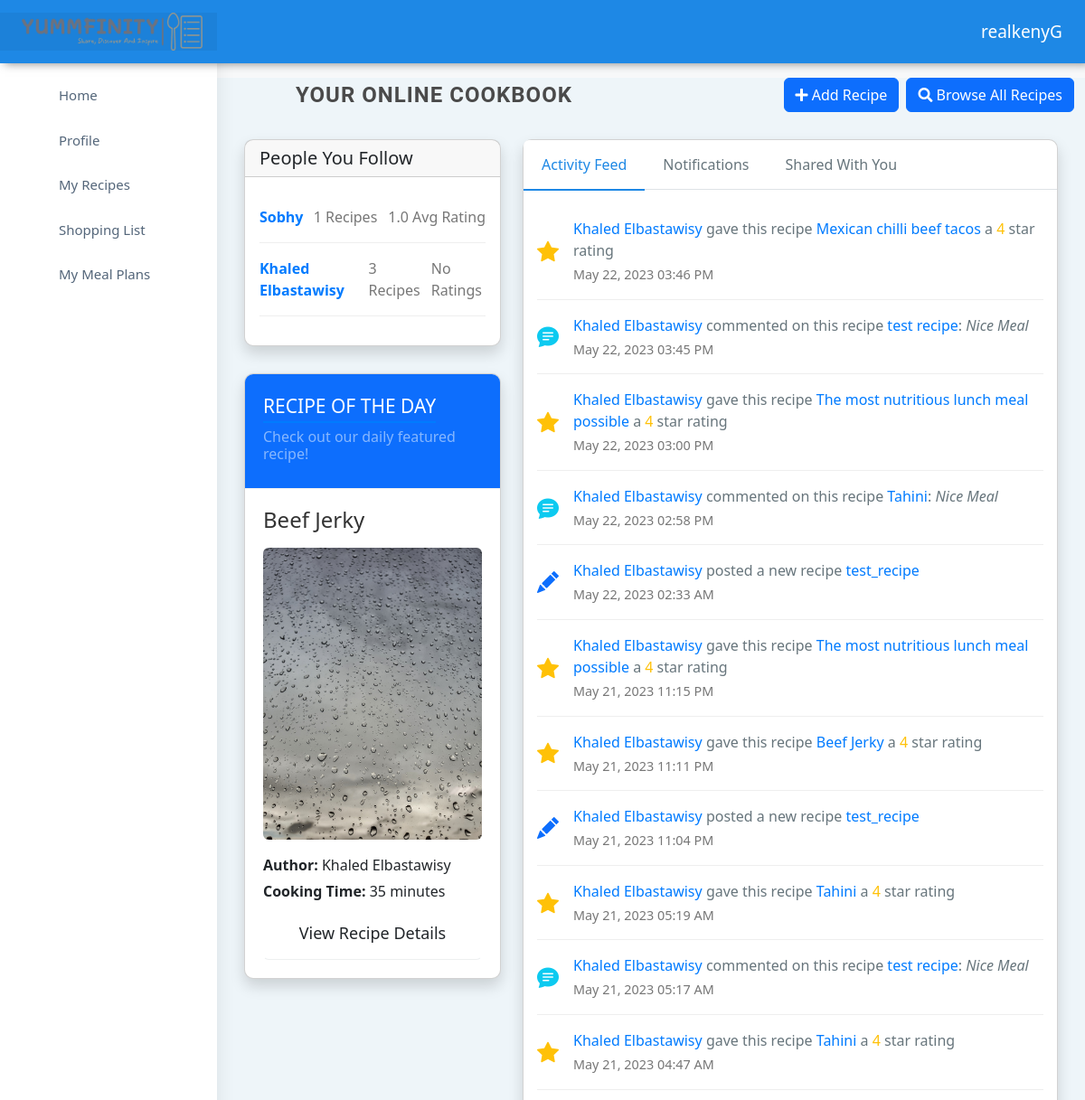
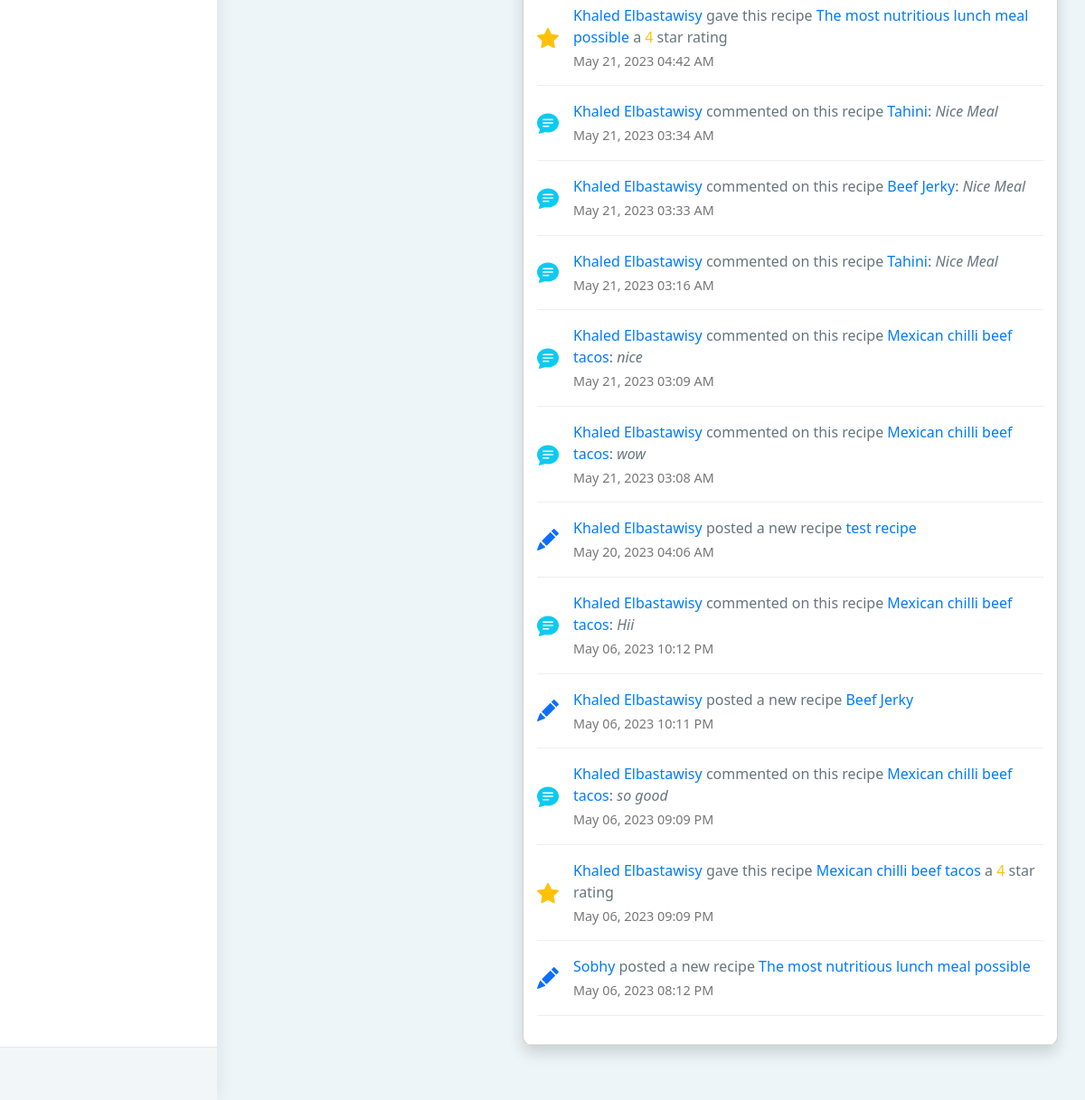
/index (signed in), run on the app's committed database (2 pictures, top to bottom).
### apps/authentication/models.py (models this page shows, shortened)
class User(db.Model, UserMixin):
    id = db.Column(db.Integer, primary_key=True)
    username = db.Column(db.String(64), unique=True)
    email = db.Column(db.String(64), unique=True)
    password = db.Column(db.LargeBinary)
    recipes = db.relationship('Recipe', backref='user')
    ratings = db.relationship('Rating', backref='user')
    comments = db.relationship('Comment', backref='user')
    profile = db.relationship("UserProfile", uselist=False, back_populates="user")
    activities = db.relationship('UserActivity', back_populates='user', lazy=True)
    followers = db.relationship('Follow', foreign_keys=[Follow.followed_id], back_populates='followed', lazy='dynamic', cascade='all, delete-orphan')
    following = db.relationship('Follow', foreign_keys=[Follow.follower_id], back_populates='follower', lazy='dynamic', cascade='all, delete-orphan')
    shopping_list = db.relationship('ShoppingList', backref='user', lazy=True, cascade='all, delete-orphan')
    meal_plan = db.relationship('MealPlan', backref='user', lazy=True, cascade='all, delete-orphan')

class Recipe(db.Model):
    id = db.Column(db.Integer, primary_key=True)
    cuisine = db.Column(db.String(64))
    name = db.Column(db.String(64))
    description = db.Column(db.Text, nullable=False)
    user_id = db.Column(db.Integer, db.ForeignKey('user.id'), nullable=False)
    cooking_time = db.Column(db.Integer, nullable=False)
    cuisine = db.Column(db.String(64), nullable=False)
    image = db.Column(db.String(255), nullable=True)
    ingredients = db.relationship('Ingredient', backref='recipe', lazy=True, cascade='all, delete-orphan')
    instructions = db.relationship('Instruction', backref='recipe', lazy=True, cascade='all, delete-orphan')
    ratings = db.relationship('Rating', backref='recipe', lazy=True, cascade='all, delete-orphan')
    comments = db.relationship('Comment', backref='recipe', lazy=True, cascade='all, delete-orphan')
    activities = db.relationship('UserActivity', back_populates='recipe', lazy=True, cascade='all, delete-orphan')

class UserActivity(db.Model):
    id = db.Column(db.Integer, primary_key=True)
    activity_type = db.Column(db.String(64), nullable=False)
    timestamp = db.Column(db.DateTime, default=datetime.now)
    user_id = db.Column(db.Integer, db.ForeignKey('user.id'), nullable=False)
    user = db.relationship("User", back_populates="activities")
    recipe_id = db.Column(db.Integer, db.ForeignKey('recipe.id'), nullable=True)
    recipe = db.relationship("Recipe", back_populates="activities")
    rating_id = db.Column(db.Integer, db.ForeignKey('rating.id'), nullable=True)
    rating = db.relationship("Rating", back_populates="activities")
    comment_id = db.Column(db.Integer, db.ForeignKey('comment.id'), nullable=True)
    comment = db.relationship("Comment", back_populates="activities")

class Comment(db.Model):
    id = db.Column(db.Integer, primary_key=True)
    content = db.Column(db.Text, nullable=False)
    timestamp = db.Column(db.DateTime, default=datetime.now)
    user_id = db.Column(db.Integer, db.ForeignKey('user.id'), nullable=False)
    recipe_id = db.Column(db.Integer, db.ForeignKey('recipe.id'), nullable=False)
    timestamp = db.Column(db.DateTime, default=datetime.now)
    activities = db.relationship('UserActivity', back_populates='comment', lazy=True)

### apps/home/routes.py (the view)
@blueprint.route('/index')
@login_required
def index():
    activities = get_followed_activities(current_user.id)
    followed_users = get_followed_users(current_user.id)
    feature_recipe, feature_recipe_author = recipe_of_the_day()
    notifications = get_user_notifications(current_user.id)
    return render_template('home/index.html', segment='index', activities = activities, followed_users = followed_users,
                            feature_recipe = feature_recipe, feature_recipe_author = feature_recipe_author, notifications = notifications )

### apps/templates/home/index.html (shortened to what this page needs)
{% extends "layouts/base.html" %}
{% block stylesheets %}
    <link href="{{ config.ASSETS_ROOT }}/plugins/chartist-js/dist/chartist.min.css" rel="stylesheet">
    <link href="{{ config.ASSETS_ROOT }}/plugins/chartist-js/dist/chartist-init.css" rel="stylesheet">
    <link href="{{ config.ASSETS_ROOT }}/plugins/chartist-plugin-tooltip-master/dist/chartist-plugin-tooltip.css" rel="stylesheet">
    <link href="{{ config.ASSETS_ROOT }}/plugins/c3-master/c3.min.css" rel="stylesheet">
{% endblock stylesheets %}
{% block content %}
    <head>
        <link rel="stylesheet" href="https://maxcdn.bootstrapcdn.com/bootstrap/4.5.2/css/bootstrap.min.css">
        <link rel="stylesheet" href="https://cdn.jsdelivr.net/npm/bootstrap-icons@1.7.2/font/bootstrap-icons.css">
        <link rel="stylesheet" href="https://cdnjs.cloudflare.com/ajax/libs/font-awesome/5.15.1/css/all.min.css">
        <link href="https://cdn.jsdelivr.net/npm/bootstrap@5.1.0/dist/css/bootstrap.min.css" rel="stylesheet">
        <link href="https://cdn.jsdelivr.net/npm/bootstrap@5.3.0-alpha1/dist/css/bootstrap.min.css" rel="stylesheet">
        <link rel="stylesheet" href="{{ url_for('static', filename='assets/css/custom.css') }}" />
    </head>
    <body>
        <div class="container">
            <div class="row align-items-center mt-3">
                <div class="col-md-6 col-8 align-self-center">
                    <h3 class="page-title mb-0 p-0">Your online cookbook</h3>
                </div>
                <div class="col-md-6 col-4 align-self-center">
                    <div class="d-flex justify-content-end">
                        <form action="/create_recipe" method="GET" class="mr-2">
                            <button class="btn btn-primary">
                                <i class="fas fa-plus"></i> Add Recipe
                            </button>
                        </form>
                        <form action="/browse_recipes" method="GET">
                            <button class="btn btn-primary">
                                <i class="fas fa-search"></i> Browse All Recipes
                            </button>
                        </form>
                    </div>
                </div>
            </div>
        </div>
    </body>
    <div class="container-fluid">
        <div class="row">
            <div class="col-lg-4 col-xlg-3">
                <div class="card">
                    <div class="card-header">
                        <h5 class="mb-0">People You Follow</h5>
                    </div>
                    <div class="card-body">
                        {% if followed_users|length == 0 %}
                        <strong>You are not following anyone.</strong>
                        {% else %}
                        <ul class="list-unstyled">
                            {% for user in followed_users %}
                            <li class="user-item">
                                <div class="user-info">
                                    <strong><a href="/user_profile/{{ user.username }}">{{ user.username }}</a></strong>
                                </div>
                                <div class="user-stats">
                                    <span>{{ user.recipes_count }} Recipes</span>
                                    {% if user.avg_rating == None %}
                                    <span>No Ratings</span>
                                    {% else %}
                                    <span>{{ user.avg_rating|round(2) }} Avg Rating</span>
                                    {% endif %}
                                </div>
                            </li>
                            {% endfor %}
                        </ul>
                        {% endif %}
                    </div>
                </div>
                {% if feature_recipe %}
                <div class="card recipe-card">
                    <div class="card-body bg-primary recipe-header">
                        <h4 class="text-white card-title recipe-title">Recipe of the Day</h4>
                        <h6 class="text-white card-subtitle mb-2 op-5 recipe-subtitle">Check out our daily featured recipe!</h6>
                    </div>
                    <div class="card-body recipe-body">
                        <div class="message-box contact-box">
                            <div class="message-widget contact-widget">
                                <div class="mail-contnet recipe-content">
                                    <h1 class="mb-3 recipe-name">{{ feature_recipe.name }}</h1>
                                    <img src="{{ url_for('static', filename='assets/images/' + feature_recipe.image) }}" alt="{{ feature_recipe.name }}" class="img-fluid rounded mb-3 recipe-image">
                                    <p><strong>Author:</strong> {{ feature_recipe_author }}</p>
                                    <p><strong>Cooking Time:</strong> {{ feature_recipe.cooking_time }} minutes</p>
                                    <a href="{{ url_for('home_blueprint.recipe_details', recipe_id=feature_recipe.id) }}" class="btn btn-block recipe-details-btn">View Recipe Details</a>
                                </div>
                            </div>
                        </div>
                    </div>
                </div>
                {% endif %}
            </div>
            <div class="col-lg-8 col-xlg-9">
                <div class="card">
                    <ul class="nav nav-tabs profile-tab" role="tablist">
                        <li class="nav-item"> <a class="nav-link active" data-bs-toggle="tab" href="#activity"
                                role="tab">Activity Feed</a>
                        </li>
                        <li class="nav-item"> <a class="nav-link" data-bs-toggle="tab" href="#notifications"
                                role="tab">Notifications</a> </li>
                        <li class="nav-item"> <a class="nav-link" data-bs-toggle="tab" href="#settings"
                                role="tab">Shared With You</a>
                        </li>
                    </ul>
                    <div class="tab-content">
                        <div class="activity tab-pane active" id="activity">
                            {% if activities|length == 0 %}
                            <strong>You have no activity yet!</strong>
                            {% else %}
                            <ul class="activity-list">
                                {% for activity in activities %}
                                <li class="activity-item">
                                    {% if activity.activity_type == 'post' %}
                                    <span class="activity-icon text-primary">
                                        <i class="bi bi-pencil-fill"></i>
                                    </span>
                                    {% elif activity.activity_type == 'rate' %}
                                    <span class="activity-icon text-warning">
                                        <i class="bi bi-star-fill"></i>
                                    </span>
                                    {% elif activity.activity_type == 'comment' %}
                                    <span class="activity-icon text-info">
                                        <i class="bi bi-chat-text-fill"></i>
                                    </span>
                                    {% endif %}
                                    <div class="activity-content">
                                        {% if activity.activity_type == 'post' %}
                                        <strong><a href="/user_profile/{{ activity.user_name }}">{{ activity.user_name }}</a></strong> posted a new recipe <strong><a href="/recipe/{{ activity.recipe_id }}">{{ activity.recipe_name }}</a></strong>
                                        {% elif activity.activity_type == 'rate' %}
                                        <strong><a href="/user_profile/{{ activity.user_name }}">{{ activity.user_name }}</a></strong> gave this recipe <strong><a href="/recipe/{{ activity.recipe_id }}">{{ activity.recipe_name }}</a></strong> a <span class="rating-stars">{{ activity.rating }}</span> star rating
                                        {% elif activity.activity_type == 'comment' %}
                                        <strong><a href="/user_porfile/{{ activity.user_name }}">{{ activity.user_name }}</a></strong> commented on this recipe <strong><a href="/recipe/{{ activity.recipe_id }}">{{ activity.recipe_name }}</a></strong>: <em>{{ activity.comment_text }}</em>
                                        {% endif %}
                                        <div class="activity-timestamp">
                                            {{ activity.timestamp.strftime('%B %d, %Y %I:%M %p') }}
                                        </div>
                                    </div>
                                </li>
                                {% endfor %}
                            </ul>
                            {% endif %}
                        </div>
                    </div>
                </div>
            </div>
        </div>
    </div>
{% endblock content %}

### apps/templates/includes/navigation.html (shortened to what this page needs)
<header class="topbar" data-navbarbg="skin6">
    <nav class="navbar top-navbar navbar-expand-md navbar-dark">
        <div class="navbar-header" data-logobg="skin6">
            <a class="navbar-brand ms-4" href="/">
                <img src="{{ config.ASSETS_ROOT }}/images/logo-no-background.png" alt="homepage" class="dark-logo" style="width: 200px; height: auto;" />
            </a>
        </div>
        <div class="navbar-collapse collapse" id="navbarSupportedContent" data-navbarbg="skin5">
            <ul class="navbar-nav">
                <li class="nav-item dropdown">
                    <a class="nav-link dropdown-toggle text-muted waves-effect waves-dark" href="#" id="navbarDropdown" role="button" data-bs-toggle="dropdown" aria-expanded="false">
                        {{ current_user.username }}
                    </a>
                </li>
            </ul>
        </div>
    </nav>
</header>

### data on the page
User: username "realkenyG"
User: username "Sobhy", recipes_count "1", avg_rating "1.0", user_name "Sobhy"
User: username "Khaled Elbastawisy", recipes_count "3", shows "No Ratings", user_name "Khaled Elbastawisy" "Khaled Elbastawisy" "Khaled Elbastawisy" "Khaled Elbastawisy" "Khaled Elbastawisy" "Khaled Elbastawisy" "Khaled Elbastawisy" "Khaled Elbastawisy", user_name "Khaled Elbastawisy" "Khaled Elbastawisy" "Khaled Elbastawisy" "Khaled Elbastawisy" "Khaled Elbastawisy" "Khaled Elbastawisy" "Khaled Elbastawisy" "Khaled Elbastawisy" "Khaled Elbastawisy" "Khaled Elbastawisy", user_name "Khaled Elbastawisy" "Khaled Elbastawisy" "Khaled Elbastawisy" "Khaled Elbastawisy"
Recipe: name "Beef Jerky", image (picture), cooking_time "35", recipe_name "Beef Jerky", recipe_name "Beef Jerky", recipe_name "Beef Jerky"
Recipe: recipe_name "Mexican chilli beef tacos" "Mexican chilli beef tacos", recipe_name "Mexican chilli beef tacos" "Mexican chilli beef tacos" "Mexican chilli beef tacos" "Mexican chilli beef tacos"
UserActivity: activity_type "rate" (drawn), timestamp "May 22, 2023 03:46 PM"
Recipe: recipe_name "test recipe" "test recipe", recipe_name "test recipe"
Comment: comment_text "Nice Meal" "Nice Meal" "Nice Meal" "Nice Meal" "Nice Meal" "Nice Meal"
UserActivity: activity_type "comment" (drawn), timestamp "May 22, 2023 03:45 PM"
Recipe: recipe_name "The most nutritious lunch meal possible" "The most nutritious lunch meal possible" "The most nutritious lunch meal possible", recipe_name "The most nutritious lunch meal possible"
UserActivity: activity_type "rate" (drawn), timestamp "May 22, 2023 03:00 PM"
Recipe: recipe_name "Tahini" "Tahini" "Tahini", recipe_name "Tahini" "Tahini"
UserActivity: activity_type "comment" (drawn), timestamp "May 22, 2023 02:58 PM"
Recipe: recipe_name "test_recipe" "test_recipe"
UserActivity: activity_type "post" (drawn), timestamp "May 22, 2023 02:33 AM"
UserActivity: activity_type "rate" (drawn), timestamp "May 21, 2023 11:15 PM"
UserActivity: activity_type "rate" (drawn), timestamp "May 21, 2023 11:11 PM"
UserActivity: activity_type "post" (drawn), timestamp "May 21, 2023 11:04 PM"
UserActivity: activity_type "rate" (drawn), timestamp "May 21, 2023 05:19 AM"
UserActivity: activity_type "comment" (drawn), timestamp "May 21, 2023 05:17 AM"
UserActivity: activity_type "rate" (drawn), timestamp "May 21, 2023 04:47 AM"
UserActivity: activity_type "rate" (drawn), timestamp "May 21, 2023 04:42 AM"
UserActivity: activity_type "comment" (drawn), timestamp "May 21, 2023 03:34 AM"
UserActivity: activity_type "comment" (drawn), timestamp "May 21, 2023 03:33 AM"
UserActivity: activity_type "comment" (drawn), timestamp "May 21, 2023 03:16 AM"
Comment: comment_text "nice"
UserActivity: activity_type "comment" (drawn), timestamp "May 21, 2023 03:09 AM"
Comment: comment_text "wow"
UserActivity: activity_type "comment" (drawn), timestamp "May 21, 2023 03:08 AM"
UserActivity: activity_type "post" (drawn), timestamp "May 20, 2023 04:06 AM"
Comment: comment_text "Hii"
UserActivity: activity_type "comment" (drawn), timestamp "May 06, 2023 10:12 PM"
UserActivity: activity_type "post" (drawn), timestamp "May 06, 2023 10:11 PM"
Comment: comment_text "so good"
UserActivity: activity_type "comment" (drawn), timestamp "May 06, 2023 09:09 PM"
UserActivity: activity_type "rate" (drawn), timestamp "May 06, 2023 09:09 PM"
UserActivity: activity_type "post" (drawn), timestamp "May 06, 2023 08:12 PM"

### other printed values
{{ activity.rating }} "4" "4" "4" "4" "4" "4" "4" "4"
